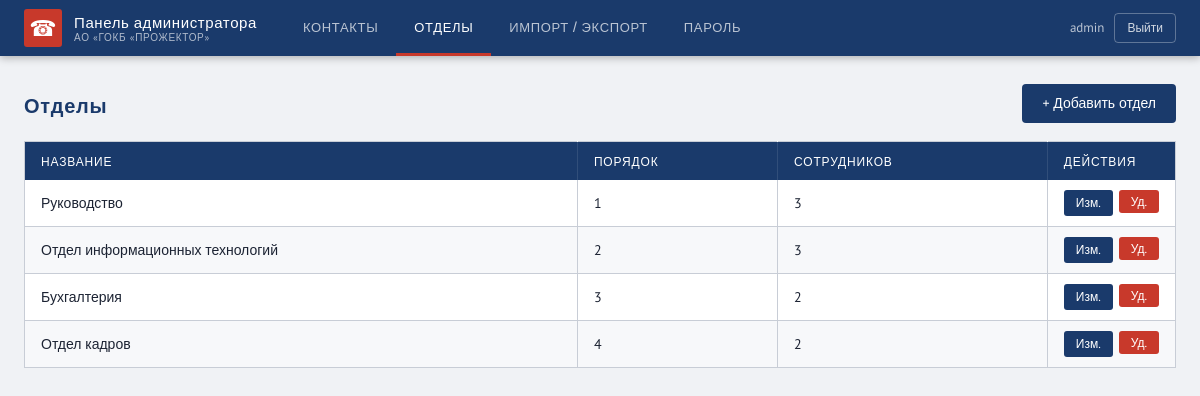
The page /admin/departments (signed in) on the database its author committed.
### tables this page shows
CREATE TABLE departments (
            id INTEGER PRIMARY KEY AUTOINCREMENT,
            name TEXT NOT NULL,
            sort_order INTEGER DEFAULT 0
        );

### main.py (the view)
@app.get("/admin/departments", response_class=HTMLResponse)
def admin_depts(request: Request):
    if not get_current_user(request):
        return RedirectResponse("/admin/login", status_code=302)
    departments = crud.get_all_departments()
    counts = crud.get_department_counts()
    return templates.TemplateResponse("admin/departments.html", {
        "request": request,
        "departments": departments,
        "counts": counts,
        "msg": request.query_params.get("msg", ""),
    })

### templates/admin/departments.html (shortened to what this page needs)
{% extends "admin_base.html" %}
{% block t_depts %}active{% endblock %}
{% block content %}
<div class="toolbar">
  <h2>Отделы</h2>
  <a href="/admin/departments/add" class="btn-primary">+ Добавить отдел</a>
</div>
<div class="table-wrap">
  <table class="data-table">
    <thead><tr><th>Название</th><th>Порядок</th><th>Сотрудников</th><th class="col-act">Действия</th></tr></thead>
    <tbody>
    {% for d in departments %}
    <tr>
      <td>{{ d.name }}</td>
      <td>{{ d.get('sort_order', 0) }}</td>
      <td>{{ counts.get(d.id, 0) }}</td>
      <td><div class="action-btns">
        <a href="/admin/departments/{{ d.id }}/edit" class="btn-edit">Изм.</a>
        <form method="post" action="/admin/departments/{{ d.id }}/delete" style="display:inline" onsubmit="return confirm('Удалить «{{ d.name }}»?')">
          <button type="submit" class="btn-del">Уд.</button>
        </form>
      </div></td>
    </tr>
    {% endfor %}
    </tbody>
  </table>
</div>
{% endblock %}

### static/css/base.css (style rules this page uses)
:root { --primary: #1a3a6b; --primary-d: #12285a; --accent: #c8392b; --accent-d: #a82d21; --bg: #f0f2f5; --surface: #ffffff; --border: #c8cdd6; --text: #1c2333; --muted: #6b7a99; --row-alt: #f7f8fa; --row-hover: #edf1f9; --dept-bg: #e8ecf5; --r: 4px; --shadow: 0 1px 4px rgba(0, 0, 0, 0.12); --head: "Oswald", sans-serif; --body: "PT Sans", sans-serif; }
*, *::before, *::after { box-sizing: border-box; margin: 0; padding: 0; }
body { font-family: var(--body); background: var(--bg); color: var(--text); font-size: 15px; line-height: 1.5; }
a { text-decoration: none; }
button { cursor: pointer; font-family: var(--body); }
.btn-primary { background: var(--primary); color: #fff; border: none; padding: 9px 20px; border-radius: var(--r); font-family: var(--body); font-size: 14px; display: inline-block; transition: background 0.2s; }
.table-wrap { overflow-x: auto; }
.data-table, .pb-table { width: 100%; border-collapse: collapse; background: var(--surface); box-shadow: var(--shadow); border: 1px solid var(--border); }
.data-table thead tr, .pb-table thead tr { background: var(--primary); }
.data-table th, .pb-table th { color: #fff; font-family: var(--head); font-weight: 500; font-size: 12px; letter-spacing: 0.07em; text-transform: uppercase; padding: 10px 16px; text-align: left; border-right: 1px solid rgba(255, 255, 255, 0.1); }
.data-table th:last-child, .pb-table th:last-child { border-right: none; }
.data-table td, .pb-table td { padding: 10px 16px; font-size: 14px; border-bottom: 1px solid var(--border); border-right: 1px solid var(--border); vertical-align: middle; }
.data-table td:last-child, .pb-table td:last-child { border-right: none; }
.data-table tr:last-child td, .pb-table tr:last-child td { border-bottom: none; }
.data-table tbody tr:nth-child(even), .pb-table tbody tr:nth-child(even) { background: var(--row-alt); }
.col-act { width: 120px; text-align: center; }
.action-btns { display: flex; gap: 6px; justify-content: center; }
.btn-edit { background: var(--primary); color: #fff; border: none; padding: 4px 12px; border-radius: 3px; font-size: 12px; }
.btn-del { background: var(--accent); color: #fff; border: none; padding: 4px 12px; border-radius: 3px; font-size: 12px; }

### static/css/admin.css (style rules this page uses)
.toolbar { display: flex; align-items: center; justify-content: space-between; margin-bottom: 18px; }
.toolbar h2 { font-family: var(--head); font-size: 20px; color: var(--primary); letter-spacing: 0.04em; }

### rows shown on the page
departments: name "Руководство", get "1", get "3"
departments: name "Отдел информационных технологий", get "2", get "3"
departments: name "Бухгалтерия", get "3", get "2"
departments: name "Отдел кадров", get "4", get "2"
